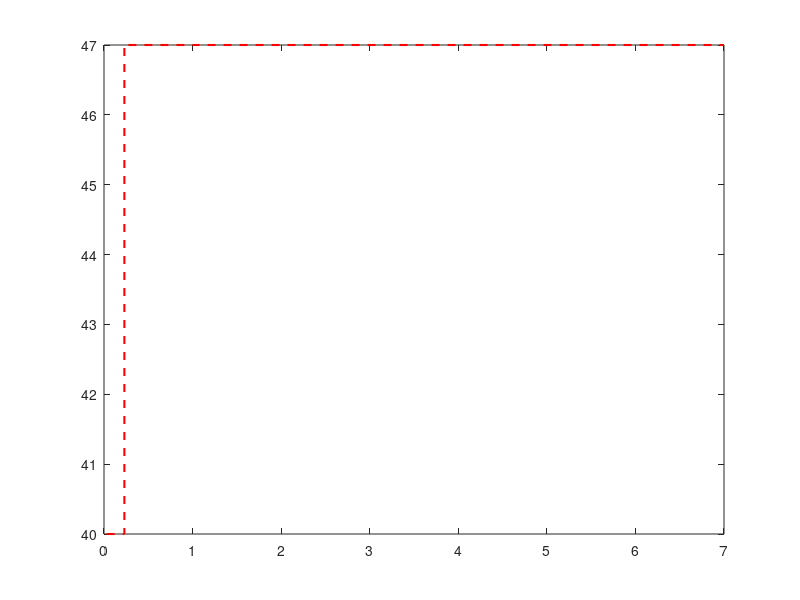

This figure's MATLAB source: (Note: this script raises an error after producing the figure.)
clear all;
close all;
clc;

% data for Class A
data_A = [
0.030000000000000 40.000000000000;
0.23000000000000 40.000000000000;
0.23000000000000 47.000000000000;
1.0000000000000	47.000000000000;
7.0000000000000	47.000000000000;
];

% extraction of the columns from the read data
x_A = data_A(:, 1); % the first column represents the frequency in GHz
y_A = data_A(:, 2); % the second column represents the magnitudine in dB(μV/m)

% data for Class B
data_B = [
0.030000000000000 30.000000000000;
0.23000000000000 30.000000000000;
0.23000000000000 37.000000000000;
1.0000000000000	37.000000000000;
7.0000000000000	37.000000000000;
];

% extraction of the columns from the read data
x_B = data_B(:, 1); % the first column represents the frequency in GHz
y_B = data_B(:, 2); % the second column represents the magnitudine in dB(μV/m)

% data for radiated electric field (RE)
data_RE = [
3.0000000000000	73.883633158088;
3.0000000000000	73.883633158088;
3.5000000000000	75.697306983625;
4.0000000000000	77.395646754574;
4.5000000000000	78.997673846360;
5.0000000000000	80.495782939575;
5.0000000000000	80.495782939575;
5.5000000000000	81.864318666785;
6.0000000000000	83.064282197613;
6.5000000000000	84.053643167732;
7.0000000000000	84.805123302140;
7.0000000000000	84.805123302140;
];

% extraction of the columns from the read data
x_RE = data_RE(:, 1); % the first column represents the frequency in GHz
y_RE = data_RE(:, 2); % the second column represents the magnitudine in dB(μV/m)

% Plot the graph
figure;

% Plot Class A
plot(x_A, y_A, '--', 'LineWidth', 1.5, 'Color', 'r', 'DisplayName', 'Class A Limit at 10 m'); 
fontsize(20,"points");
hold on; % It keeps the figure opened for another plot

% Plot Class B
plot(x_B, y_B, '--', 'LineWidth', 1.5, 'Color', 'g', 'DisplayName', 'Class B Limit at 10 m');
fontsize(20,"points");

% Plot RE
plot(x_RE, y_RE, '-o', 'LineWidth', 1.5, 'MarkerSize', 6, 'Color', 'b', 'DisplayName', 'CM Radiated E-field at 10 m');
 % Defining the ticks on the axis 
Efield = [47, 37, 30, 40, 50, 60, 70, 80, 90]; % Defining the tick values on the Y-axis

% Defining the ticks on the Y-axis
yticks(sort(Efield, 'ascend')); % Arrange the tick values in ascending order
yticklabels(string(sort(Efield, 'ascend'))); %converto i tick in stringhe 
% Customizing the graph
grid on;
box on;
xlim([2.5 7]); % Limit the X-axis between 2.5 GHz and 7 GHz
ylim([30 90]); % Limit the Y-axis between 30 dB and 90 dB 
xlabel('Frequency [GHz]');
ylabel('Radiated E-Field [dB_{\mu V/m}]');
%title('Comparison of Class A, Class B, and EMC - Magnitude over Frequency');
legend('show'); % It shows the legend
hold off;

